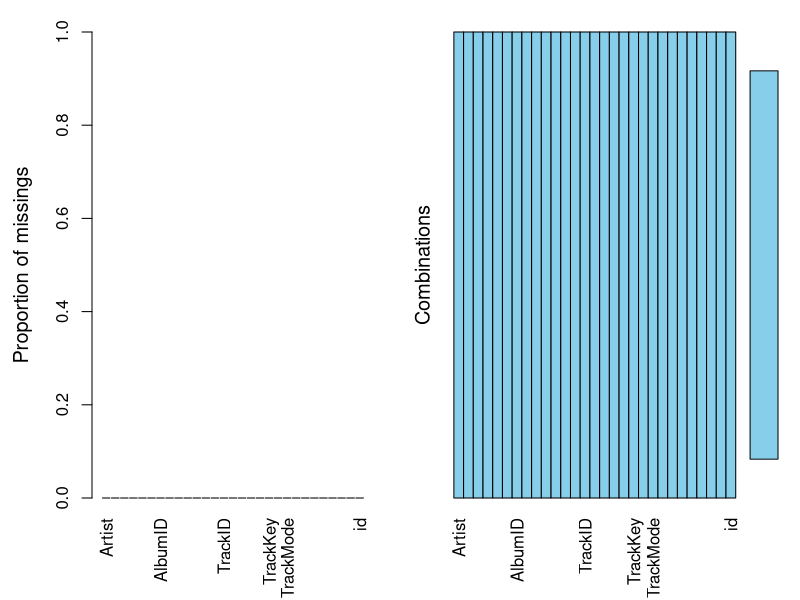
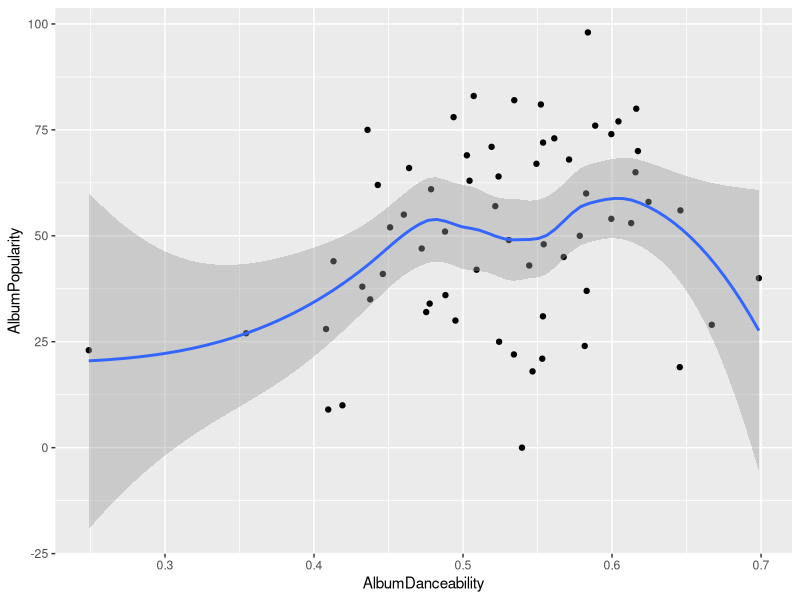
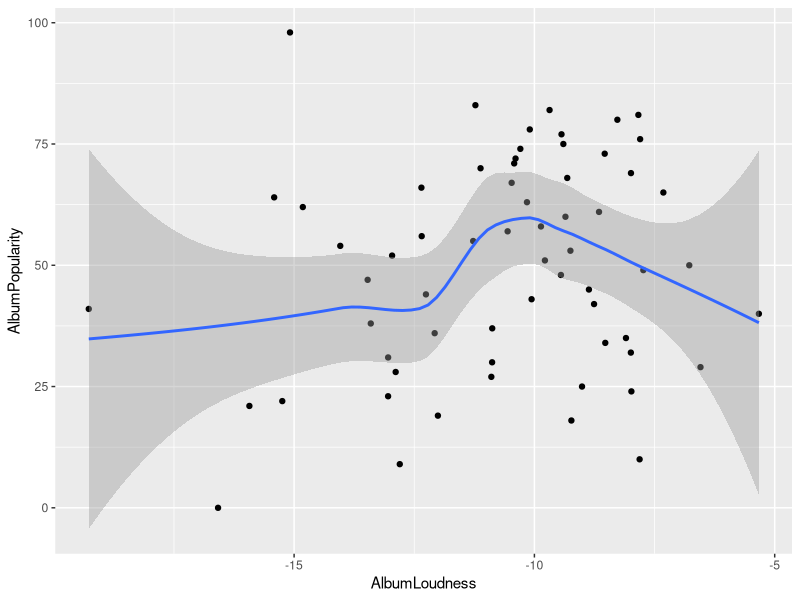
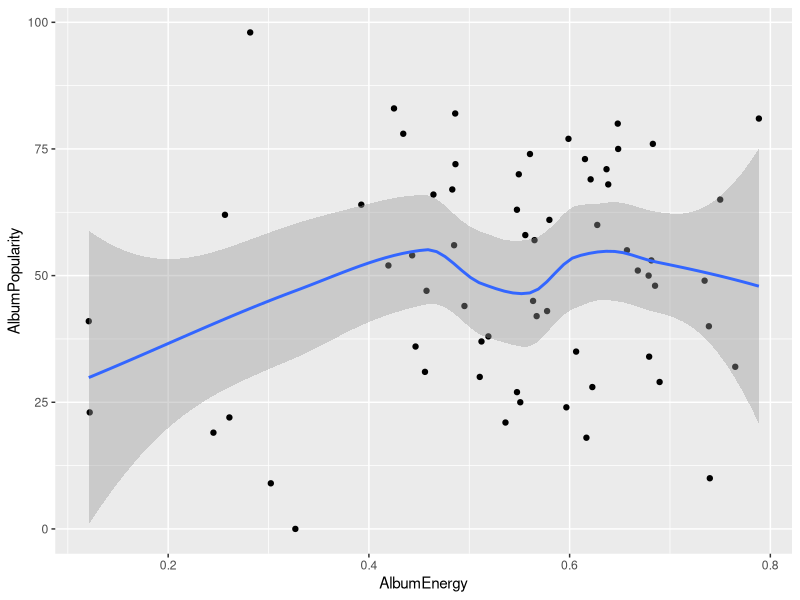
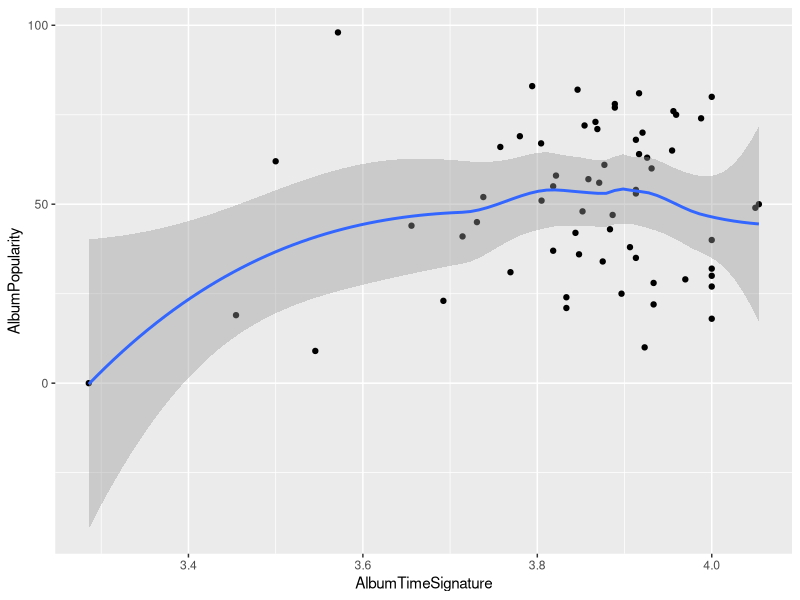

Write the R code that produced these figures, in order. (Note: this script raises an error after producing the figures.)
## ---- chunk 1
knitr::opts_chunk$set(echo = TRUE)
## ---- chunk 2
library(tidyverse)
library(lubridate)
library(GGally)
library(cluster)
library(VIM)
library(fpc)
library(leaps)

## ---- chunk 3
spotify.clustering <- read_csv("inst/edited_spotify.csv")

clean_data <- spotify.clustering %>%
  mutate(AlbumReleaseDate = parse_date_time(AlbumReleaseDate, orders = c("y", "ym","ymd"))) %>%
  #Old-school grepl method
  mutate(Artist = ifelse(grepl("Beyonc*", Artist), 'Beyonce', Artist)) %>%
  #Tidyverse str_detect method
  mutate(Artist = ifelse(Artist %>% 
                           str_detect("Janelle Mon*"), 'Janelle Monae', Artist)) %>%
  mutate(AlbumBestChartPosition = ifelse(AlbumBestChartPosition %>% 
                           str_detect("#N/A"), 0, AlbumBestChartPosition)) %>%
  mutate(AlbumBestChartPosition = as.numeric(AlbumBestChartPosition)) %>%
  na.omit() %>%
  mutate(id = row_number()) %>%
  mutate(id = as.character(id)) 
sapply(data, class)

aggr(clean_data) # checks for missing data

test_data <- subset(clean_data, ((AlbumName == "A Girl Called Dusty") | 
                                 (AlbumName == "Action!") |
                                 (AlbumName == "Selling England By The Pound") |
                                 (AlbumName == "Carpenters") | 
                                 (AlbumName == "Ride On") |
                                 (AlbumName == "Autoamerican") |
                                 (AlbumName == "Selected Ambient Works 85-92") |    
                                 (AlbumName == "Different Class") |
                                 (AlbumName == "O") |
                                 (AlbumName == "The Elder Scrolls IV: Oblivion: Original Game Soundtrack") |
                                 (AlbumName == "AM") |
                                 (AlbumName == "An Awesome Wave")))

training_data <- subset(clean_data, ((AlbumName != "A Girl Called Dusty") & 
                                     (AlbumName != "Action!") &
                                     (AlbumName != "Selling England By The Pound") &
                                     (AlbumName != "Carpenters") & 
                                     (AlbumName != "Ride On") &
                                     (AlbumName != "Autoamerican") &
                                     (AlbumName != "Selected Ambient Works 85-92") &    
                                     (AlbumName != "Different Class") &
                                     (AlbumName != "O") &
                                     (AlbumName != "The Elder Scrolls IV: Oblivion: Original Game Soundtrack") &
                                     (AlbumName != "AM") &
                                     (AlbumName != "An Awesome Wave")))

training_data_subsetted <- training_data[c("TrackDuration", "TrackDanceability",
                                 "TrackEnergy", "TrackKey", "TrackLoudness",
                                 "TrackSpeechiness", "TrackAcousticness",
                                 "TrackInstrumentalness", "TrackLiveness", "TrackValence",
                                 "TrackTempo")]
## ---- chunk 4
MyData = {training_data %>% 
    group_by(Artist,AlbumName,AlbumPopularity) %>% 
    summarize(AlbumDanceability = mean(TrackDanceability),
              AlbumLoudness = mean(TrackLoudness),
              AlbumSpeechiness = mean(TrackSpeechiness),
              AlbumDuration = mean(TrackDuration),
              AlbumNumber = mean(TrackNumber),	
              AlbumEnergy = mean(TrackEnergy),	
              AlbumKey = mean(TrackKey),	
              AlbumMode = mean(TrackMode),	
              AlbumAcousticness = mean(TrackAcousticness),	
              AlbumInstrumentalness = mean(TrackInstrumentalness),	
              AlbumLiveness = mean(TrackLiveness),
              AlbumValence = mean(TrackValence),
              AlbumTempo = mean(TrackTempo),	
              AlbumTimeSignature = mean(TrackTimeSignature) )}


#the mean method

MyData1 = {training_data %>% 
    group_by(ArtistPopularity) %>% 
    summarize(ArtistDanceability = mean(TrackDanceability),
              ArtistLoudness = mean(TrackLoudness),
              ArtistSpeechiness = mean(TrackSpeechiness),
              ArtistDuration = mean(TrackDuration),
              ArtistNumber = mean(TrackNumber),	
              ArtistEnergy = mean(TrackEnergy),	
              ArtistKey = mean(TrackKey),	
              ArtistMode = mean(TrackMode),	
              ArtistAcousticness = mean(TrackAcousticness),	
              ArtistInstrumentalness = mean(TrackInstrumentalness),	
              ArtistLiveness = mean(TrackLiveness),
              ArtistValence = mean(TrackValence),
              ArtistTempo = mean(TrackTempo),	
              ArtistTimeSignature = mean(TrackTimeSignature) )}


## ---- chunk 5
MyData2 = {training_data %>% 
    group_by(AlbumPopularity) %>% 
    summarize(AlbumDanceability = mean(TrackDanceability),
              AlbumLoudness = mean(TrackLoudness),
              AlbumSpeechiness = mean(TrackSpeechiness),
              AlbumDuration = mean(TrackDuration),
              AlbumNumber = mean(TrackNumber),	
              AlbumEnergy = mean(TrackEnergy),	
              AlbumKey = mean(TrackKey),	
              AlbumMode = mean(TrackMode),	
              AlbumAcousticness = mean(TrackAcousticness),	
              AlbumInstrumentalness = mean(TrackInstrumentalness),	
              AlbumLiveness = mean(TrackLiveness),
              AlbumValence = mean(TrackValence),
              AlbumTempo = mean(TrackTempo),	
              AlbumTimeSignature = mean(TrackTimeSignature) )}

#ggpairs(MyData2)

MyData2 %>% ggplot(aes(x =AlbumDanceability,y = AlbumPopularity)) + geom_point()  + geom_smooth()

MyData2 %>% ggplot(aes(x = AlbumLoudness,y = AlbumPopularity)) + geom_point()  + geom_smooth()

MyData2 %>% ggplot(aes(x =  AlbumEnergy ,y = AlbumPopularity)) + geom_point()  + geom_smooth()

MyData2 %>% ggplot(aes(x =  AlbumTimeSignature   ,y = AlbumPopularity)) + geom_point()  + geom_smooth()
## ---- chunk 6
#Looking at implementing new variables for each popularity variable
#Can then take this and normalise to give a score out of 100.
normy <- function(x){
  as.numeric(x)
  quantile(x, c(0, 0.1, 0.2, 0.3, 0.4, 0.5, 0.6, 0.7, 0.8, 0.9, 1), na.rm = TRUE)
}
abcp_normy <- normy(training_data$AlbumBestChartPosition)
anf_normy <- normy(training_data$ArtistNumFollowers)
awoc_normy <- normy(training_data$AlbumWeeksOnChart)
awn1_normy <- normy(training_data$AlbumWeeksNumberOne)
ap_normy <- normy(training_data$AlbumPopularity)

#Gets the 20% percentile for example
as.numeric(abcp_normy[10])

training_data <- training_data %>%
  mutate(album_weeks_n = 1)

for(i in 1:10){
  if(between(training_data$AlbumBestChartPosition, as.numeric(abcp_normy[i]), as.numeric(abcp_normy[i + 1]))){
    training_data$album_weeks_n = i
  }
}




training_data <- training_data %>%
  mutate(album_weeks_n = if_else(training_data$AlbumBestChartPosition %in% c(normy(as.numeric(training_data$AlbumBestChartPosition))[1], 
                normy(as.numeric(training_data$AlbumBestChartPosition))[2]), 1, 5
         ))



  allData$CombinedAlbumPopularity <- with(allData,(AlbumWeeksOnChart + AlbumWeeksNumberOne + AlbumPopularity + AlbumBestChartAdj + ArtistNumFollowers)/(yearSinceRelease + 1)^2)

## ---- chunk 7
#all subsets regression
m <- regsubsets( ArtistPopularity ~ ., data = training_data)

summary(m)

par(mfrow = c(1,1))

plot(m, scale = "Cp")

plot(m, scale = "bic")

plot(m, scale = "adjr2")


#a selected best model by BIC
m1 <- lm(ArtistPopularity ~ ArtistDanceability + ArtistAcousticness + ArtistValence,data=training_data)
summary(m1)

#all subsets regression
m <- regsubsets( AlbumPopularity ~ ., data = MyData2)

summary(m)

par(mfrow = c(1,1))

plot(m, scale = "Cp")

plot(m, scale = "bic")

plot(m, scale = "adjr2")


#a selected best model by BIC
m1 <- lm(AlbumPopularity ~ AlbumDanceability + AlbumAcousticness + AlbumValence,data=MyData2)
summary(m1)
## ---- chunk 8
#Genre analysis using stringr to extract the most commonly appearing words
spotify.genres <- read_csv("inst/edited_spotify.csv") %>% 
  mutate(ArtistGenres = strsplit(ArtistGenres, ","))

genres <- na.omit(unique(unlist(spotify.genres$ArtistGenres)))

split_genres <- NULL

for(i in 1:length(genres)) {
  split_genres[i] <- strsplit(genres[i], " ")
}

genre_words <- unlist(split_genres)

unique_genre_words <- unique(genre_words)

genre_words_table <- subset(as.data.frame(table(genre_words)), (Freq > 7))

genre_freq_plot <- ggplot(data = genre_words_table, aes(x=genre_words, y=Freq)) + geom_col()

print(genre_freq_plot)

#Looking at the clusters with 6 as shown from the genre analysis
clusters <- pam(training_data, 6)
plotcluster(training_data, clusters$cluster, color = TRUE, shade = TRUE, labels = 2, lines = 0)
## ---- chunk 9

genres <- mutate(training_data, ArtistGenres = strsplit(ArtistGenres, ","))$ArtistGenres %>% 
  unlist() %>% unique() %>% na.omit()

split_genres <- NULL

for(i in 1:length(genres)) {
  split_genres[i] <- strsplit(genres[i], " ")
}

genre_words <- unlist(split_genres)

genre_words <- replace(genre_words, (genre_words == "hip" | genre_words == "hop"), "hip-hop")

unique_genre_words <- unique(genre_words)

genre_freq_plot <- subset(as.data.frame(table(genre_words)), (Freq > 8)) %>% 
  ggplot(aes(x=genre_words, y=Freq)) + geom_col()

print(genre_freq_plot)

## ---- chunk 10

# associate tracks that have multiple genres with the most frequent genre (since these will be broader)

training_data_genre <- training_data %>% mutate(TrueCluster = (row_number()-row_number()))

for(i in 1:length(training_data_genre$ArtistID)) {
  if(str_detect(training_data$ArtistGenres[i], "folk")) {training_data$TrueCluster[i] <- 5}
  if(str_detect(training_data$ArtistGenres[i], "indie")) {training_data$TrueCluster[i] <- 4}
  if(str_detect(training_data$ArtistGenres[i], "hip")) {training_data$TrueCluster[i] <- 3}
  if(str_detect(training_data$ArtistGenres[i], "hop")) {training_data$TrueCluster[i] <- 3}
  if(str_detect(training_data$ArtistGenres[i], "pop")) {training_data$TrueCluster[i] <- 2}
  if(str_detect(training_data$ArtistGenres[i], "rock")) {training_data$TrueCluster[i] <- 1}
}

View(training_data_genre)
## ---- chunk 11

clustering_training_data <- training_data[c("TrackDuration", "TrackDanceability",
                                            "TrackEnergy", "TrackKey", "TrackLoudness",
                                            "TrackSpeechiness", "TrackAcousticness",
                                            "TrackInstrumentalness", "TrackLiveness", 
                                            "TrackValence", "TrackTempo")]

clusters <- pam(clustering_training_data, 6)

plotcluster(clustering_training_data, clusters$cluster)

## ---- chunk 12

# Not sure why gather doesn't work, looks like it should as all attributes are numeric but anyway
# distributions <- clean_data %>%
#   gather(key = key, value = value) %>%
#   subset(key %in% colnames(clean_data[15:27])) %>%
#   ggplot() +
#   geom_density(aes(value)) +
#   facet_wrap(~key, scales = "free") +
#   theme_classic()


#print(distributions) commented out because it takes forever to run

ggpairs_1 <- ggpairs(data = training_data_subsetted, columns = 15:27, title = "GGpairs")

#print(ggpairs_1) see above

#Puts each song in  a cluster based on ALL numeric discriptors
cluster_1 <- training_data_subsetted %>%
  select(colnames(training_data_subsetted[15:27]), -TrackMode) %>%
  kmeans(50,100,1)
clusters <- cluster_1$cluster %>%
  enframe(name = "id") %>%
  mutate(id = as.character(id))

#Not sure why not merging think it should
clean_data <- right_join(training_data_subsetted, clusters, by = "id")  %>%
  rename_(cluster = "value")
tibbled <- tibble(clean_data, cluster_1$cluster)
